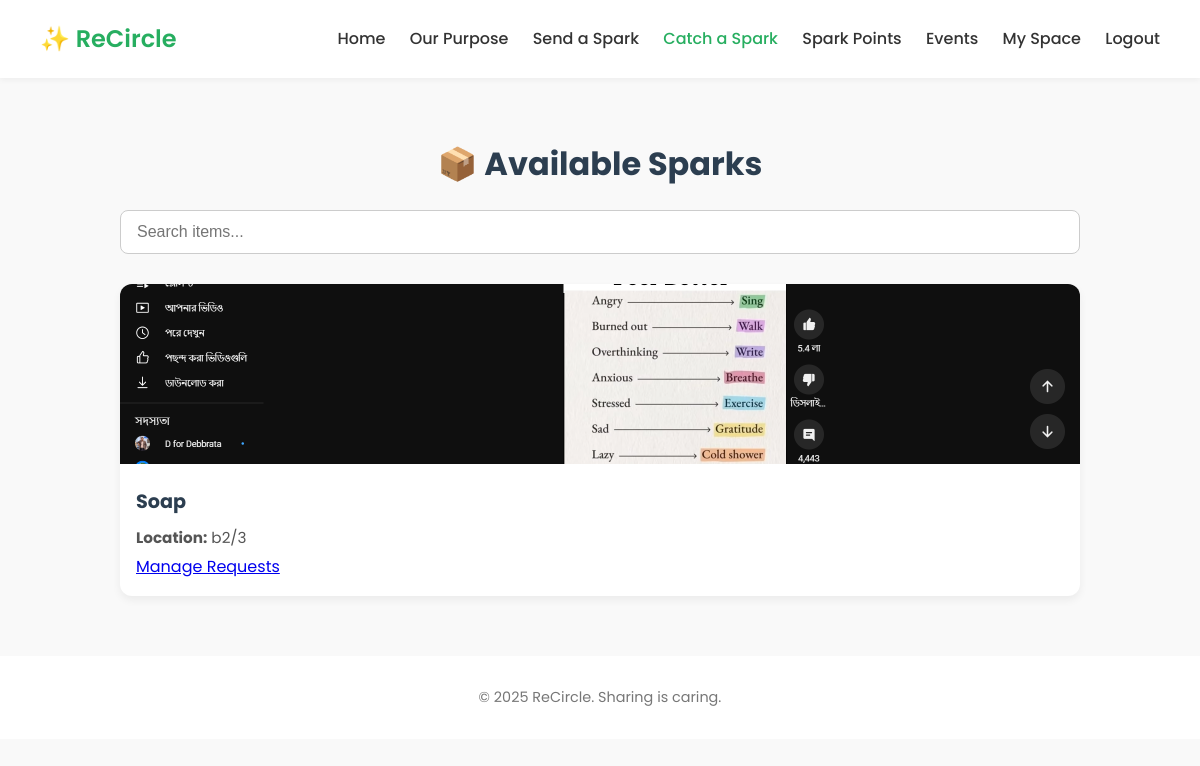
Page /receive (signed in) on the earlier database version.
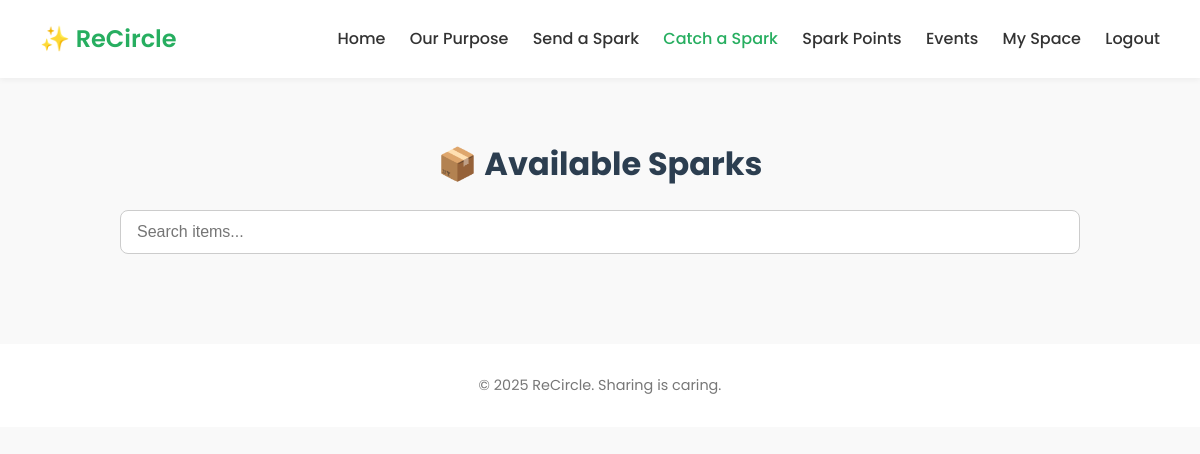
Same page on the later database version.
### tables this page shows
CREATE TABLE items (
            id INTEGER PRIMARY KEY AUTOINCREMENT,
            user_id INTEGER,
            name TEXT,
            location TEXT,
            item TEXT,
            expiry TEXT,
            notes TEXT,
            image_filename TEXT,
            FOREIGN KEY (user_id) REFERENCES users(id)
        );

### app.py (the view)
@app.route('/receive')
def receive():
    if not session.get('user_id'):
        return redirect('/login')
    conn = sqlite3.connect('database.db')
    c = conn.cursor()
    c.execute('SELECT id, item, location, notes, user_id, image_filename FROM items')
    rows = c.fetchall()
    conn.close()
    items = [
        {
            'id': row[0],
            'item': row[1],
            'location': row[2],
            'notes': row[3],
            'user_id': row[4],
            'image': row[5]
        }
        for row in rows
    ]
    return render_template('receive.html', items=items)

### templates/receive.html (shortened to what this page needs)
<!DOCTYPE html>
<html lang="en">
<head>
  <link rel="stylesheet" href="{{ url_for('static', filename='css/style.css') }}">
</head>
<body>
   <header class="navbar">
    <div class="logo">✨ ReCircle</div>
    <nav class="nav-links" id="navLinks">
      <a href="/" class="{% if request.path == '/' %}active{% endif %}">Home</a>
      <a href="/about" class="{% if request.path == '/about' %}active{% endif %}">Our Purpose</a>
      <a href="/give" class="{% if request.path == '/give' %}active{% endif %}">Send a Spark</a>
      <a href="/receive" class="{% if request.path == '/receive' %}active{% endif %}">Catch a Spark</a>
      <a href="/points" class="{% if request.path == '/points' %}active{% endif %}">Spark Points</a>
      <a href="/events" class="{% if request.path == '/events' %}active{% endif %}">Events</a>
      {% if session.get('user_id') %}
        <a href="/profile" class="{% if request.path == '/profile' %}active{% endif %}">My Space</a>
        <a href="/logout">Logout</a>
      {% else %}
        <a href="/login" class="{% if request.path == '/login' %}active{% endif %}">Login</a>
      {% endif %}
    </nav>
  </header>
  <section class="receive-section">
    <h2>📦 Available Sparks</h2>
    <input type="text" id="searchBar" placeholder="Search items..." onkeyup="filterItems()" />
    <div class="items-grid" id="itemsGrid">
      {% for item in items %}
        <div class="item-card">
          {% if item.image %}
  <img src="{{ url_for('static', filename='uploads/' ~ item.image) }}" alt="Item Image" />
{% else %}
  <img src="{{ url_for('static', filename='images/sample-item.jpg') }}" alt="Item Image" />
{% endif %}
          <div class="item-info">
            <h3>{{ item.item }}</h3>
            <p><strong>Location:</strong> {{ item.location }}</p>
            {% if session.get('user_id') and session['user_id'] != item.user_id %}
              <form action="/apply/{{ item.id }}" method="POST">
                <button type="submit">Apply</button>
              </form>
            {% elif session.get('user_id') == item.user_id %}
              <a href="/manage_requests/{{ item.id }}" class="manage-link">Manage Requests</a>
            {% endif %}
          </div>
        </div>
      {% endfor %}
    </div>
  </section>
  <footer>
    <p>&copy; 2025 ReCircle. Sharing is caring.</p>
  </footer>
</body>
</html>

Differences in the rows shown:
removed items: image_filename (picture), item "Soap", location "b2/3"
